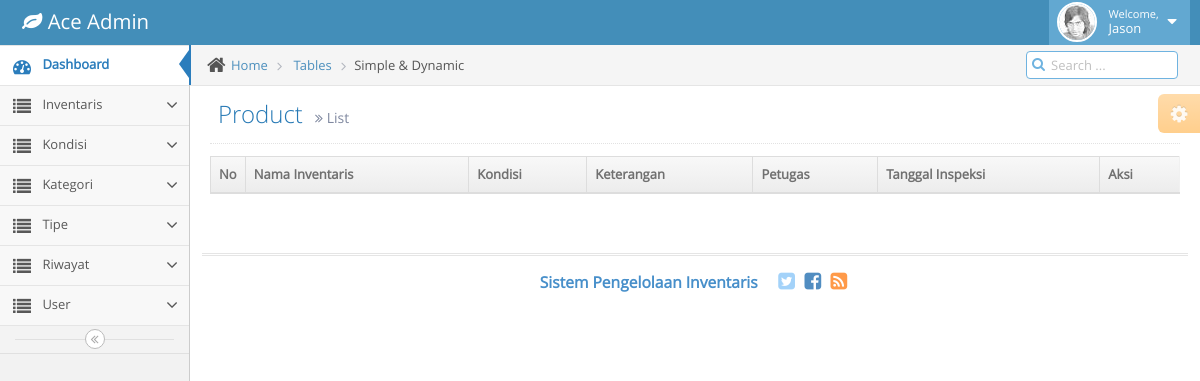
Page /index.php/history/history_read on the earlier database version.
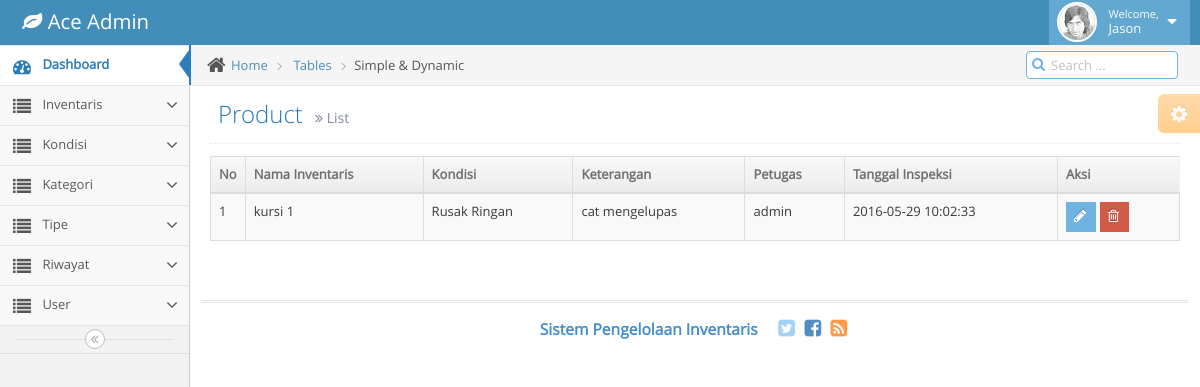
Same page on the later database version.
### tables this page shows
CREATE TABLE `inv_history` (
  `history_id` int(11) NOT NULL AUTO_INCREMENT,
  `history_inv_id` int(11) NOT NULL,
  `history_condition_id` int(11) DEFAULT NULL,
  `history_desc` text,
  `history_insert_user_id` int(11) DEFAULT NULL,
  `history_insert_timestamp` timestamp NOT NULL DEFAULT CURRENT_TIMESTAMP ON UPDATE CURRENT_TIMESTAMP,
  PRIMARY KEY (`history_id`),
  KEY `history_condition` (`history_condition_id`),
  KEY `history_insert_user_id` (`history_insert_user_id`),
  KEY `history_inv_id` (`history_inv_id`),
  CONSTRAINT `inv_history_ibfk_1` FOREIGN KEY (`history_condition_id`) REFERENCES `inv_ref_condition` (`cond_id`),
  CONSTRAINT `inv_history_ibfk_2` FOREIGN KEY (`history_insert_user_id`) REFERENCES `dev_admin` (`id`)
);

CREATE TABLE `inv_inventory` (
  `inv_id` bigint(20) NOT NULL AUTO_INCREMENT,
  `inv_name` varchar(200) DEFAULT NULL,
  `inv_date_procurement` date DEFAULT NULL,
  `inv_type_id` int(11) DEFAULT NULL,
  `inv_category_id` int(11) DEFAULT NULL,
  `inv_desc` text,
  PRIMARY KEY (`inv_id`)
);

CREATE TABLE `inv_ref_condition` (
  `cond_id` int(11) NOT NULL AUTO_INCREMENT,
  `cond_code` char(3) DEFAULT NULL,
  `cond_name` varchar(200) DEFAULT NULL,
  `cond_desc` text,
  PRIMARY KEY (`cond_id`)
);

CREATE TABLE `dev_user` (
  `user_id` int(11) NOT NULL AUTO_INCREMENT COMMENT 'user id',
  `user_name` varchar(100) DEFAULT NULL COMMENT 'full name of user',
  `user_username` varchar(100) DEFAULT NULL COMMENT 'name of user',
  `user_address` text,
  `user_email` varchar(100) DEFAULT NULL,
  `user_phone` varchar(15) DEFAULT NULL,
  `user_description` text,
  `user_pass` varchar(100) DEFAULT 'NULL',
  PRIMARY KEY (`user_id`)
);

### application/controllers/History.php (called while the page is built, shortened)
<?php
class History extends CI_Controller {
	public function __construct(){
        $this->load->database();
        $this->load->helper('url');
        $this->load->library('message');
		$this->load->model('M_history');
    }
	public function history_read(){
		$data['hst'] = $this->M_history->getInvHistory();
		$this->load->view('pages/history_view', $data);
	}
}

### index.php (called while the page is built, shortened)
<?php
require_once BASEPATH.'core/CodeIgniter.php';

### application/models/M_history.php (called while the page is built, shortened)
<?php
class M_history extends CI_Model
{
	public function getInvHistory(){
		$query = $this->db->query('SELECT
	a.history_id AS history_id,
	a.history_insert_timestamp AS history_date,
	a.history_desc AS history_desc,
	b.user_username AS history_user,
	c.cond_name AS history_cond,
	d.inv_name AS history_inv
FROM inv_history a
LEFT JOIN dev_user b ON b.user_id = a.history_insert_user_id
LEFT JOIN inv_ref_condition c ON c.cond_id = a.history_condition_id
LEFT JOIN inv_inventory d ON d.inv_id = a.history_inv_id');
		$result = $query->result();
		return $result;
	}
}

### application/views/pages/history_view.php (the view, shortened to what this page needs)
<!DOCTYPE html>
<html lang="en">
	<head>
		<link rel="stylesheet" href="<?php echo base_url()?>assets/theme/ac_master/css/bootstrap.min.css" />
		<link rel="stylesheet" href="<?php echo base_url()?>assets/theme/ac_master/font-awesome/4.2.0/css/font-awesome.min.css" />
		<link rel="stylesheet" href="<?php echo base_url()?>assets/theme/ac_master/css/ace.min.css" class="ace-main-stylesheet" id="main-ace-style" />
	</head>
	<body class="no-skin">
		<div class="main-container" id="main-container">
			<div class="main-content">
				<div class="main-content-inner">
					<div class="breadcrumbs" id="breadcrumbs">
						<ul class="breadcrumb">
							<li>
								<i class="ace-icon fa fa-home home-icon"></i>
								<a href="#">Home</a>
							</li>
							<li>
								<a href="#">Tables</a>
							</li>
							<li class="active">Simple &amp; Dynamic</li>
						</ul>
						<div class="nav-search" id="nav-search">
							<form class="form-search">
								<span class="input-icon">
									<input type="text" placeholder="Search ..." class="nav-search-input" id="nav-search-input" autocomplete="off" />
									<i class="ace-icon fa fa-search nav-search-icon"></i>
								</span>
							</form>
						</div>
					</div>
					<div class="page-content">
						<div class="ace-settings-container" id="ace-settings-container">
							<div class="btn btn-app btn-xs btn-warning ace-settings-btn" id="ace-settings-btn">
								<i class="ace-icon fa fa-cog bigger-130"></i>
							</div>
						</div>
						<div class="page-header">
							<h1>
								Product
								<small>
									<i class="ace-icon fa fa-angle-double-right"></i>
									List
								</small>
							</h1>
						</div>
						<div class="row">
							<div class="col-xs-12">
								<div class="row">
							<div class="col-xs-12">
								<div class="row">
									<div class="col-xs-12">
										<table id="dynamic-table" class="table table-striped table-bordered table-hover">
											<thead>
												<tr>
													<th width="25px"> No</th>
													<th> Nama Inventaris </th>
													<th> Kondisi </th>
													<th> Keterangan </th>
													<th> Petugas </th>
													<th> Tanggal Inspeksi </th>
													<th> Aksi </th>
												</tr>
											</thead>
											<tbody>
											<?php $no=1; foreach ($hst as $historys) { ?>
													<td><?php echo $no; ?></td>
													<td><?php echo $historys->history_inv; ?></td>
													<td><?php echo $historys->history_cond; ?></td>
													<td><?php echo $historys->history_desc; ?></td>
													<td><?php echo $historys->history_user; ?></td>
													<td><?php echo $historys->history_date; ?></td>
													<td>
														<div class="hidden-sm hidden-xs btn-group">
															<a href="<?php echo site_url('History/history_edit/'.$historys->history_id);?>">
																<button class="btn btn-xs btn-info">
																	<i class="ace-icon fa fa-pencil bigger-120"></i>
																</button>
															</a>
															<a href="<?php echo site_url('History/history_delete/'.$historys->history_id);?>">
																<button class="btn btn-xs btn-danger">
																	<i class="ace-icon fa fa-trash-o bigger-120"></i>
																</button>
															</a>
														</div>
													</td>
												<?php } ?>
											</tbody>
										</table>
									</div>
								</div>
							</div>
						</div>
							</div>
						</div>
		</div>
	</body>
</html>

Differences in the rows shown:
added inv_history: inv_inventory.inv_name "kursi 1", history_condition.cond_name "Rusak Ringan", history_desc "cat mengelupas", dev_user.user_username "admin", history_insert_timestamp "2016-05-29 10:02:33"
